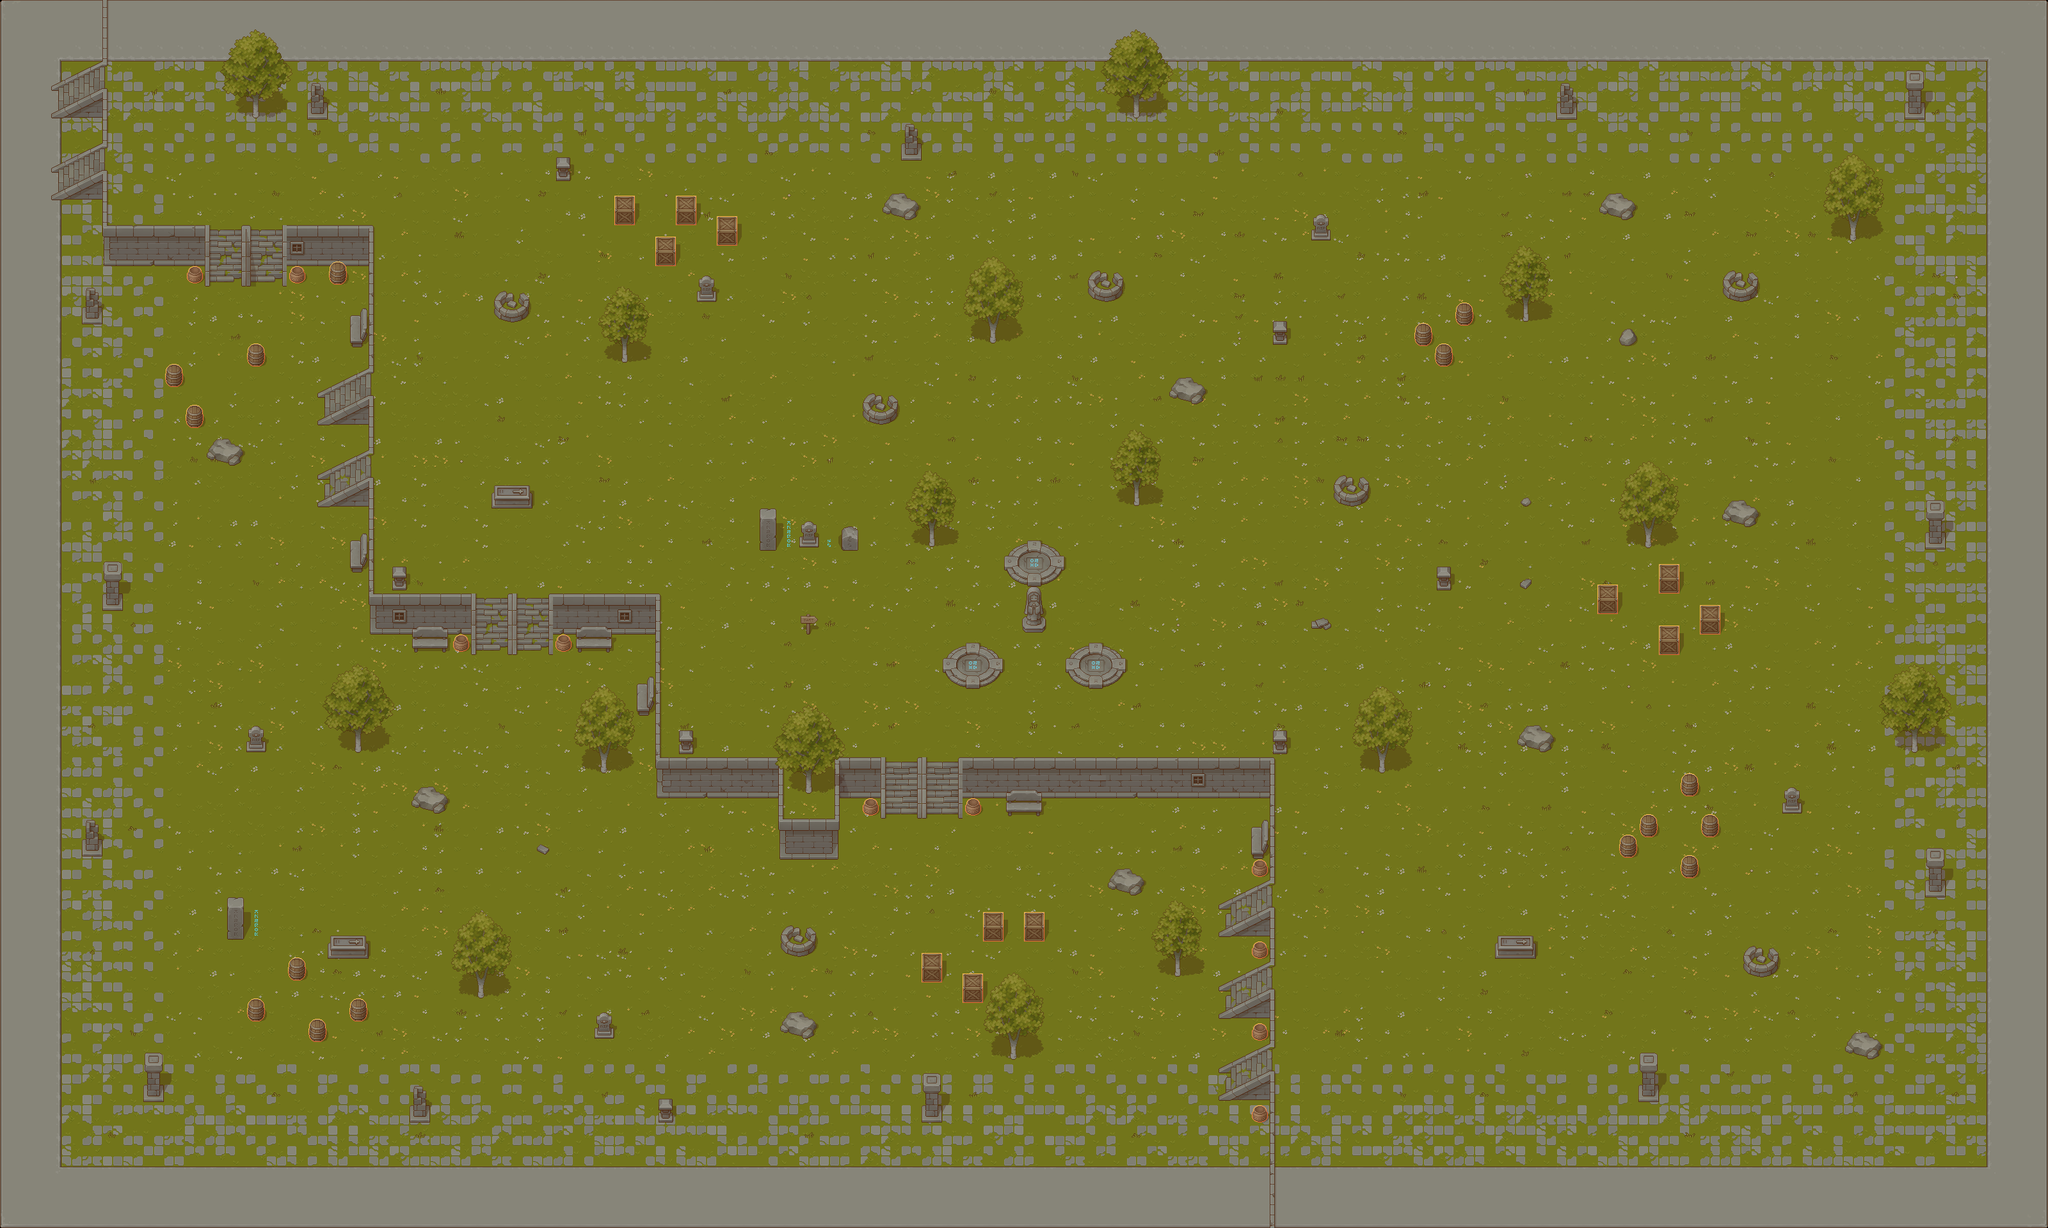

This is a level from a 2D game, rendered from its Tiled map with the project's own tilesets. A one-line summary and the map file follow, with tile-layer data summarised:
An orthogonal 100x60 tile map with 32x32 px tiles, 5 tile layers (Fondo, Puerta corrida, Escaleras/caminos, plantas, ...), 9 tilesets.

<map version="1.10" tiledversion="1.11.2" orientation="orthogonal" renderorder="right-down" width="100" height="60" tilewidth="32" tileheight="32" infinite="0" nextlayerid="6" nextobjectid="1">
 <editorsettings>
  <export format="json" />
 </editorsettings>
 <tileset firstgid="1" source="TX Tileset Grass.tsx" />
 <tileset firstgid="65" source="TX Struct.tsx" />
 <tileset firstgid="321" source="TX Tileset Wall.tsx" />
 <tileset firstgid="577" source="TX Shadow.tsx" />
 <tileset firstgid="833" source="TX Props.tsx" />
 <tileset firstgid="1089" source="TX Plant with Shadow.tsx" />
 <tileset firstgid="1345" source="TX Tileset Stone Ground.tsx" />
 <tileset firstgid="1409" source="TX Plant.tsx" />
 <tileset firstgid="1665" source="TX Props with Shadow.tsx" />
 <layer id="1" name="Fondo" width="100" height="60">
  <data>[6000 cells, 6000 non-empty, 67 distinct tile ids]</data>
 </layer>
 <layer id="3" name="Puerta corrida" width="100" height="60" offsetx="-0.666667" offsety="-0.666667">
  <data>[6000 cells, 254 non-empty, 30 distinct tile ids]</data>
 </layer>
 <layer id="2" name="Escaleras/caminos" width="100" height="60">
  <data>[6000 cells, 519 non-empty, 132 distinct tile ids]</data>
 </layer>
 <layer id="4" name="plantas" width="100" height="60">
  <data>[6000 cells, 50 non-empty, 49 distinct tile ids]</data>
 </layer>
 <layer id="5" name="Props varios" width="100" height="60">
  <data>[6000 cells, 312 non-empty, 67 distinct tile ids]</data>
 </layer>
</map>
